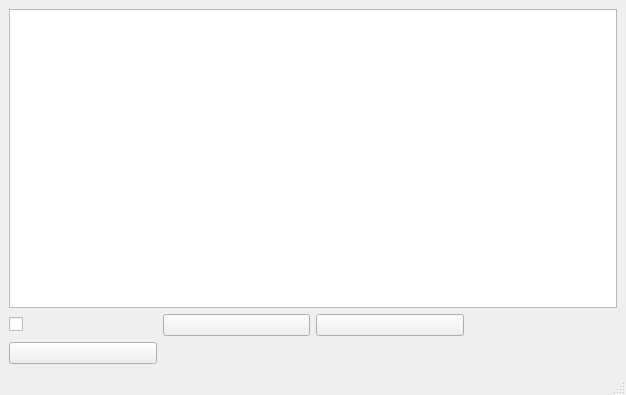
<?xml version="1.0" encoding="UTF-8"?>
<ui version="4.0">
 <class>MainWindow</class>
 <widget class="QMainWindow" name="MainWindow">
  <property name="geometry">
   <rect>
    <x>0</x>
    <y>0</y>
    <width>626</width>
    <height>395</height>
   </rect>
  </property>
  <property name="windowTitle">
   <string>MainWindow</string>
  </property>
  <widget class="QWidget" name="centralwidget">
   <layout class="QGridLayout" name="gridLayout">
    <item row="2" column="1">
     <widget class="QPushButton" name="pushButton">
      <property name="text">
       <string/>
      </property>
     </widget>
    </item>
    <item row="2" column="0">
     <widget class="QCheckBox" name="checkBox">
      <property name="text">
       <string/>
      </property>
     </widget>
    </item>
    <item row="0" column="0" colspan="4">
     <widget class="QPlainTextEdit" name="plainTextEdit"/>
    </item>
    <item row="2" column="2">
     <widget class="QPushButton" name="pushButton_2">
      <property name="text">
       <string/>
      </property>
     </widget>
    </item>
    <item row="3" column="0">
     <widget class="QPushButton" name="pushButton_3">
      <property name="text">
       <string/>
      </property>
     </widget>
    </item>
   </layout>
  </widget>
  <widget class="QMenuBar" name="menubar">
   <property name="geometry">
    <rect>
     <x>0</x>
     <y>0</y>
     <width>626</width>
     <height>17</height>
    </rect>
   </property>
  </widget>
  <widget class="QStatusBar" name="statusbar"/>
 </widget>
 <resources/>
 <connections/>
</ui>
